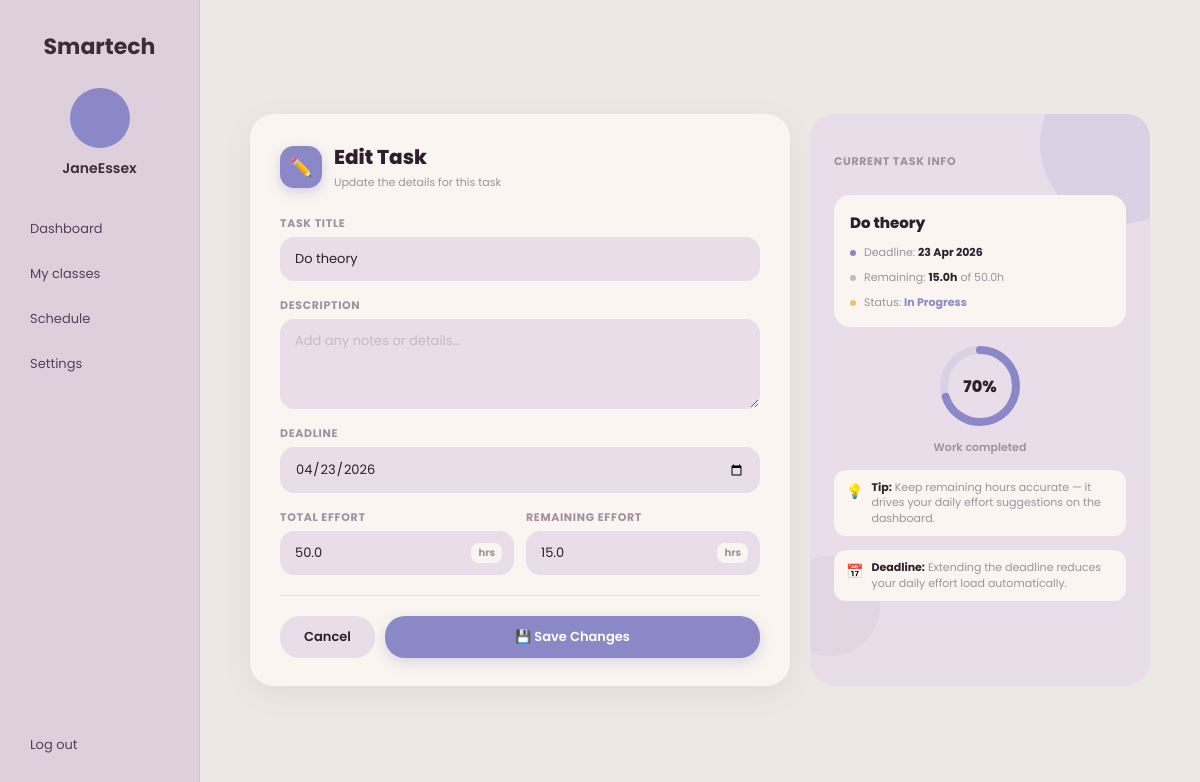
The page /edit_task/1 (signed in) on the database its author committed.
### models.py (models this page shows, shortened)
class User(UserMixin, db.Model):
    id = db.Column(db.Integer, primary_key=True)
    username = db.Column(db.String(100), unique=True, nullable=False)
    email = db.Column(db.String(150), unique=True, nullable=False)
    password_hash = db.Column(db.String(200), nullable=False)
    is_admin = db.Column(db.Boolean, default=False, nullable=False)
    courses = db.relationship('Course', backref='user', lazy=True)
    tasks = db.relationship('Task', backref='user', lazy=True)
    otp_code = db.Column(db.String(6), nullable=True)
    otp_expiry = db.Column(db.DateTime, nullable=True)

class Task(db.Model):
    id = db.Column(db.Integer, primary_key=True)
    title = db.Column(db.String(200), nullable=False)
    description = db.Column(db.Text, nullable=True)
    deadline = db.Column(db.Date, nullable=False)
    total_effort_hours = db.Column(db.Float, nullable=False)
    remaining_effort_hours = db.Column(db.Float, nullable=False)
    created_at = db.Column(db.DateTime, default=datetime.utcnow)
    user_id = db.Column(db.Integer, db.ForeignKey('user.id'), nullable=False)
    course_id = db.Column(db.Integer, db.ForeignKey('course.id'), nullable=False)
    progress_logs = db.relationship('ProgressLog', backref='task', lazy=True)

### app.py (the view, shortened to what this page needs)
@app.route("/edit_task/<int:task_id>", methods=["GET", "POST"])
@login_required
def edit_task(task_id):
    task = Task.query.get_or_404(task_id)
    if task.user_id != current_user.id:
        return "Unauthorized", 403
    return render_template("edit_task.html", task=task)

### app.py (called while the page is built)
@login_manager.user_loader
def load_user(user_id):
    return User.query.get(int(user_id))

### templates/edit_task.html (shortened to what this page needs)
{% extends "base.html" %}
{% block content %}
<div class="edit-wrap">
  <div class="edit-card">
    <div class="edit-header">
      <div class="edit-icon">✏️</div>
      <div>
        <h2 class="edit-title">Edit Task</h2>
        <p class="edit-sub">Update the details for this task</p>
      </div>
    </div>
    <form method="POST" action="{{ url_for('edit_task', task_id=task.id) }}">
      <div class="field-group">
        <label class="field-label">Task Title</label>
        <input class="field-input" type="text" name="title"
               value="{{ task.title }}" placeholder="e.g. Database Assignment" required>
      </div>
      <div class="field-group">
        <label class="field-label">Description</label>
        <textarea class="field-textarea" name="description"
                  placeholder="Add any notes or details…">{{ task.description }}</textarea>
      </div>
      <div class="field-group">
        <label class="field-label">Deadline</label>
        <input class="field-input" type="date" name="deadline"
               value="{{ task.deadline }}" required>
      </div>
      <div class="field-row">
        <div class="field-group" style="margin-bottom:0;">
          <label class="field-label">Total Effort</label>
          <div class="input-with-badge">
            <input class="field-input" type="number" step="0.1" min="0"
                   name="total_effort_hours" value="{{ task.total_effort_hours }}" required>
            <span class="input-badge">hrs</span>
          </div>
        </div>
        <div class="field-group" style="margin-bottom:0;">
          <label class="field-label">Remaining Effort</label>
          <div class="input-with-badge">
            <input class="field-input" type="number" step="0.1" min="0"
                   name="remaining_effort_hours" value="{{ task.remaining_effort_hours }}" required>
            <span class="input-badge">hrs</span>
          </div>
        </div>
      </div>
      <div class="form-divider"></div>
      <div class="btn-row">
        <a href="{{ url_for('course_detail', course_id=task.course_id) }}"
           class="btn btn-secondary">Cancel</a>
        <button type="submit" class="btn btn-primary">💾 Save Changes</button>
      </div>
    </form>
  </div>
  <div class="edit-deco">
    <div class="deco-blob deco-blob-1"></div>
    <div class="deco-blob deco-blob-2"></div>
    <p class="deco-label">Current Task Info</p>
    <div class="current-task-box">
      <div class="ct-title">{{ task.title | truncate(28, True, '…') }}</div>
      <div class="ct-row">
        <div class="ct-dot" style="background:var(--purple);"></div>
        <div class="ct-info">Deadline: <strong>{{ task.deadline.strftime('%d %b %Y') }}</strong></div>
      </div>
      <div class="ct-row">
        <div class="ct-dot" style="background:var(--pink);"></div>
        <div class="ct-info">Remaining: <strong>{{ task.remaining_effort_hours }}h</strong> of {{ task.total_effort_hours }}h</div>
      </div>
      <div class="ct-row">
        <div class="ct-dot" style="background:var(--gold);"></div>
        <div class="ct-info">
          {% set today_date = task.deadline %}
          Status:
          {% if task.remaining_effort_hours == 0 %}
            <strong style="color:#3a8050;">Completed ✓</strong>
          {% elif task.remaining_effort_hours < task.total_effort_hours %}
            <strong style="color:var(--purple);">In Progress</strong>
          {% else %}
            <strong style="color:var(--text-muted);">Not Started</strong>
          {% endif %}
        </div>
      </div>
    </div>
    <div class="deco-ring-wrap">
      {% set pct = (((task.total_effort_hours - task.remaining_effort_hours) / task.total_effort_hours) * 100) | round | int if task.total_effort_hours > 0 else 0 %}
      {% set r = 36 %}
      {% set circ = 2 * 3.14159 * r %}
      {% set dash = circ * (1 - pct / 100) %}
      <div class="ring-container">
        <svg width="90" height="90" viewBox="0 0 90 90">
          <circle fill="none" stroke="rgba(139,136,200,0.15)"
                  stroke-width="8" cx="45" cy="45" r="{{ r }}"/>
          <circle fill="none" stroke="var(--purple)"
                  stroke-width="8" stroke-linecap="round"
                  cx="45" cy="45" r="{{ r }}"
                  stroke-dasharray="{{ circ }}"
                  stroke-dashoffset="{{ dash }}"/>
        </svg>
        <div class="ring-pct">{{ pct }}%</div>
      </div>
      <div class="ring-label">Work completed</div>
    </div>
    <div class="tip-item">
      <span class="tip-icon">💡</span>
      <div class="tip-text"><strong>Tip:</strong> Keep remaining hours accurate — it drives your daily effort suggestions on the dashboard.</div>
    </div>
    <div class="tip-item">
      <span class="tip-icon">📅</span>
      <div class="tip-text"><strong>Deadline:</strong> Extending the deadline reduces your daily effort load automatically.</div>
    </div>
  </div>
</div>
{% endblock %}

### templates/base.html (shortened to what this page needs)
<!DOCTYPE html>
<html lang="en">
<head>
</head>
<body>
    {% if current_user.is_authenticated and request.endpoint not in ['login', 'register', 'verify_otp'] %}
    <nav id="sidebar">
        <div class="logo">Smartech</div>
        <div class="user-profile">
            <div></div>
            <div style="font-weight:600; font-size:14px; color:#3d2b3c;">
                {{ current_user.username }}
            </div>
        </div>
        <div class="nav-links">
            <a href="{{ url_for('dashboard') }}"
               class="nav-item {% if request.endpoint == 'dashboard' %}active{% endif %}">
               Dashboard
            </a>
            <a href="{{ url_for('courses') }}"
               class="nav-item {% if request.endpoint in ['courses', 'course_detail'] %}active{% endif %}">
               My classes
            </a>
            <a href="{{ url_for('schedule') }}"
               class="nav-item {% if request.endpoint == 'schedule' %}active{% endif %}">
               Schedule
            </a>
            <a href="{{ url_for('settings') }}"
               class="nav-item {% if request.endpoint == 'settings' %}active{% endif %}">
               Settings
            </a>
        </div>
        <a href="{{ url_for('logout') }}" class="nav-item">Log out</a>
    </nav>
    {% endif %}
    <main>
        {% block content %}{% endblock %}
    </main>
</body>
</html>

### templates/base.html (style rules this page uses)
:root { --purple: #8b88c8; --pink: #c9b8c8; --gold: #e8c46a; --bg-main: #ede8e3; --card-bg: #faf5f0; --card-bg2: #e8dde8; --sidebar-bg: #ddd0dc; --text-dark: #2d1f2c; --text-muted: #a090a0; }
* { box-sizing: border-box; }
body { font-family: 'Poppins', sans-serif; background-color: var(--bg-main); margin: 0; padding: 0; display: flex; height: 100vh; width: 100vw; overflow: hidden; }
nav { width: 200px; background-color: var(--sidebar-bg); padding: 30px 15px; display: flex; flex-direction: column; flex-shrink: 0; border-right: 1px solid rgba(0,0,0,0.05); transition: transform 0.3s ease; z-index: 100; }
.logo { font-size: 22px; font-weight: 700; color: #3d2b3c; margin-bottom: 25px; text-align: center; }
.user-profile { text-align: center; margin-bottom: 30px; }
.user-profile div:first-child { width: 60px; height: 60px; border-radius: 50%; background: var(--purple); margin: 0 auto 10px; }
.nav-links { flex-grow: 1; }
.nav-item { display: flex; align-items: center; padding: 10px 15px; color: #5a3d59; text-decoration: none; border-radius: 12px; margin-bottom: 5px; font-size: 13px; transition: background 0.2s ease, transform 0.15s ease; }
main { flex: 1; display: grid; grid-template-columns: 1fr 260px; gap: 20px; padding: 20px; height: 100%; overflow: hidden; box-sizing: border-box; min-width: 0; }

### rows shown on the page
User: username "JaneEssex"
Task: title "Do theory", deadline "04/23/2026", total_effort_hours "50.0", remaining_effort_hours "15.0", deadline "23 Apr 2026"

### other values the page prints
{{ pct }} "70"
